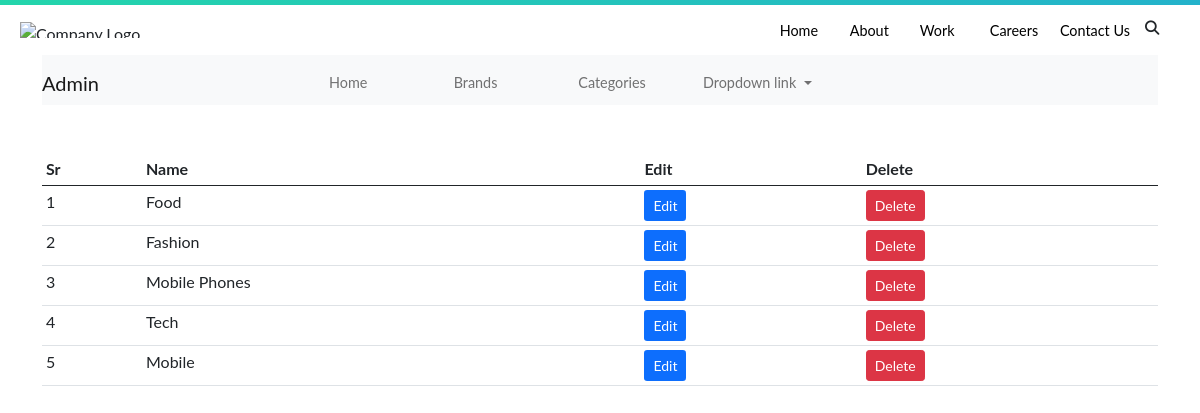
The app's page /categories (signed in), older data.
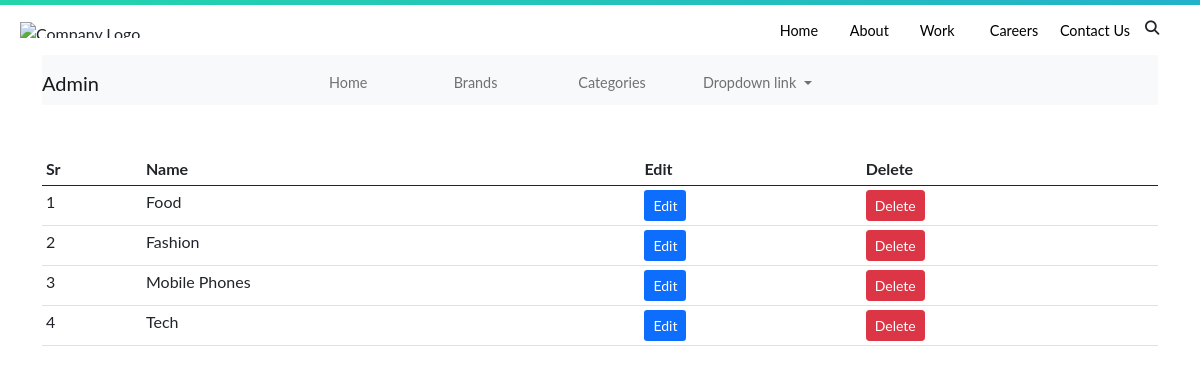
The same page, newer data.
### shop/products/models.py (models this page shows, shortened)
class Category(db.Model):
    id = db.Column(db.Integer, primary_key=True)
    name = db.Column(db.String(100),unique=True, nullable=False)

### shop/admin/routes.py (the view)
@app.route('/categories')
def categories():
    if 'email' not in session:
        flash('Please login first!', 'danger')
        return redirect(url_for('login'))
    categories = Category.query.order_by(Category.id.desc()).all()
    return render_template('admin/brand_category.html',title="Category Page", categories=categories)

### shop/templates/admin/brand_category.html (shortened to what this page needs)
{% extends "layout.html" %} {% block content %} {% include '_messages.html' %}
<div class="container">
  <nav class="navbar navbar-expand-lg navbar-light bg-light">
    <a class="navbar-brand" href="#">Admin</a>
    <div class="collapse navbar-collapse" id="navbarNavDropdown">
      <ul class="navbar-nav">
        <li class="nav-item active">
          <a class="nav-link" href="/admin"
            >Home</a
          >
        </li>
        <li class="nav-item">
          <a class="nav-link" href="/brands">Brands</a>
        </li>
        <li class="nav-item">
          <a class="nav-link" href="/categories">Categories</a>
        </li>
        <li class="nav-item dropdown">
          <a
            class="nav-link dropdown-toggle"
            href="#"
            id="navbarDropdownMenuLink"
            data-toggle="dropdown"
            aria-haspopup="true"
            aria-expanded="false"
          >
            Dropdown link
          </a>
        </li>
      </ul>
    </div>
  </nav>
</div>
<div class="container mt-5">
    <table class="table table-sm table-condensed table-stripped">
        <thead>
            <th>Sr</th>
            <th>Name</th>
            <th>Edit</th>
            <th>Delete</th>
        </thead>
        <tbody>
          {% if brands %}
          {% for brand in brands %}
            <tr>
                <td>{{ loop.index }}</td>
                <td>{{ brand.name }}</td>
                <td><a class="btn btn-sm " href="/updatebrand/{{ brand.id }}" style="background-color: #0d6efd; color: white;">Edit</a></td>
                <td>
                  <button class="btn btn-sm btn-danger" type="button" data-bs-toggle="modal" data-bs-target="#exampleModal-{{ brand.id }}">Delete</button>
                </td>
            </tr>
<div class="modal fade" id="exampleModal-{{ brand.id }}" tabindex="-1" aria-labelledby="exampleModalLabel" aria-hidden="true">
  <div class="modal-dialog">
    <div class="modal-content">
      <div class="modal-header">
        <h5 class="modal-title" id="exampleModalLabel">{{ brand.name }}</h5>
        <button type="button" class="btn-close" data-bs-dismiss="modal" aria-label="Close"></button>
      </div>
      <div class="modal-body">
        <span class="text-danger">Are you sure that you want to delete {{ brand.name }}?</span>
      </div>
      <div class="modal-footer">
        <button type="button" class="btn btn-secondary btn-warning" data-bs-dismiss="modal">Cancel</button>
        <form action="/brands/delete/{{ brand.id }}" method="POST">
          <button type="submit" class="btn btn-danger">Delete</button>
        </form>
      </div>
    </div>
  </div>
</div>
          {% endfor %}
          {% else %}
          {% for category in categories %}
            <tr>
                <td>{{ loop.index }}</td>
                <td>{{ category.name }}</td>
                <td><a class="btn btn-sm " href="/updatecategory/{{ category.id }}" style="background-color: #0d6efd; color: white;">Edit</a></td>
                <td>
                  <button class="btn btn-sm btn-danger" type="button" data-bs-toggle="modal" data-bs-target="#exampleModal-{{ category.id }}">Delete</button>
                </td>
            </tr>
          {% endfor %}
          {% endif %}
            </tbody>
    </table>
</div>
{% endblock %}

### shop/templates/layout.html (shortened to what this page needs)
<!DOCTYPE html>
<html lang="en">
  <head>
    <link
      href="https://cdn.jsdelivr.net/npm/bootstrap@5.0.0-beta3/dist/css/bootstrap.min.css"
      rel="stylesheet"
    />
    <link rel="stylesheet" href="static/css/style.css" />
  </head>
  <body>
    <div class="page-wrapper">
      <div class="nav-wrapper">
       <div class="grad-bar"></div>
       <nav class="navbar">
         <img src="https://upload.wikimedia.org/wikipedia/en/thumb/c/c8/Bluestar_%28bus_company%29_logo.svg/1280px-Bluestar_%28bus_company%29_logo.svg.png" alt="Company Logo">
         <ul class="nav no-search">
           <li class="nav-item"><a href="#">Home</a></li>
           <li class="nav-item"><a href="#">About</a></li>
           <li class="nav-item"><a href="#">Work</a></li>
           <li class="nav-item"><a href="#">Careers</a></li>
           <li class="nav-item"><a href="#">Contact Us</a></li>
           <i class="fas fa-search" id="search-icon"></i>
         </ul>
       </nav>
       </div>
    {% block content %}
    {% endblock %}
  </body>
</html>

### shop/static/css/style.css (style rules this page uses)
* { margin: 0; padding: 0; box-sizing: border-box; font-family: "Lato", "Arial", sans-serif; }
.page-wrapper { width: 100%; height: auto; }
.nav-wrapper { width: 100%; position: -webkit-sticky; position: sticky; top: 0; background-color: #fff; }
.grad-bar { width: 100%; height: 5px; background: linear-gradient(-45deg, #ee7752, #e73c7e, #23a6d5, #23d5ab); background-size: 400% 400%; -webkit-animation: gradbar 15s ease infinite; -moz-animation: gradbar 15s ease infinite; animation: gradbar 15s ease infinite; }
.navbar { display: grid; grid-template-columns: 1fr 3fr; align-items: center; height: 50px; overflow: hidden; }
.navbar img { height: 16px; width: auto; justify-self: start; margin-left: 20px; }
.navbar ul { list-style: none; display: grid; grid-template-columns: repeat(6, 1fr); justify-self: end; }
.nav-item a { color: #000; font-size: 0.9rem; font-weight: 400; text-decoration: none; transition: color 0.3s ease-out; }
#search-icon { font-size: 0.9rem; margin-top: 3px; margin-left: 15px; transition: color 0.3s ease-out; }
.no-search { transform: translate(0); transition: transform 0.7s ease-in-out; }

Row changes from the older to the newer data that the page shows:
removed Category: name "Mobile"
